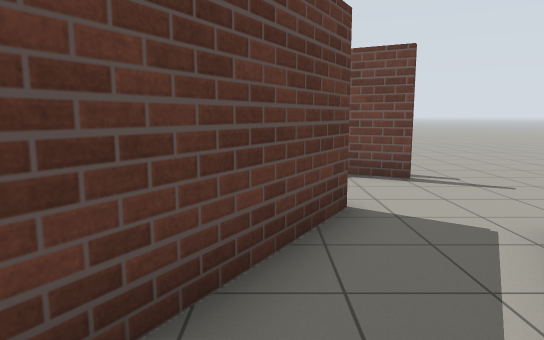
view 1 (above)

23 first-person views from a walk through a Gazebo world. The camera is 1.2 m above the floor, tilts 8° down and sees 70° across. The lines on the ground mark 1 m squares. The floor is counted in squares, 1 m on a side. Each view is taken from the middle of a square. On the plan, view 1 faces up. The plan holds only what a view shows up to about 15 squares ahead; the rest is blank.

view 2
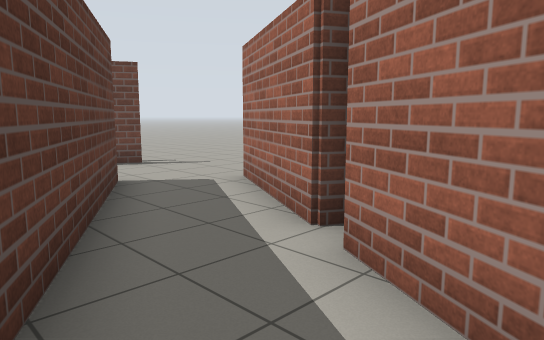

view 3
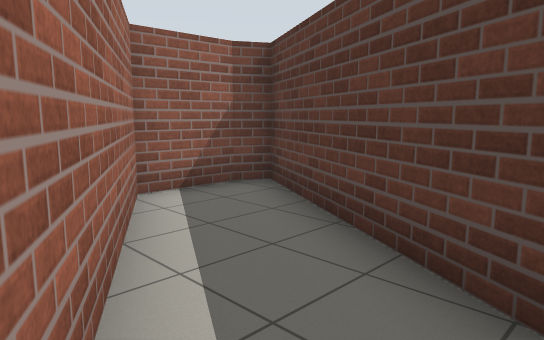

view 4
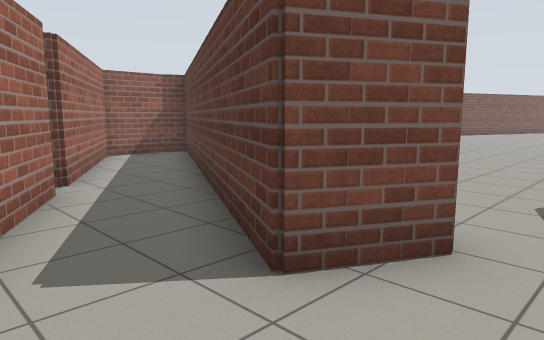

view 5
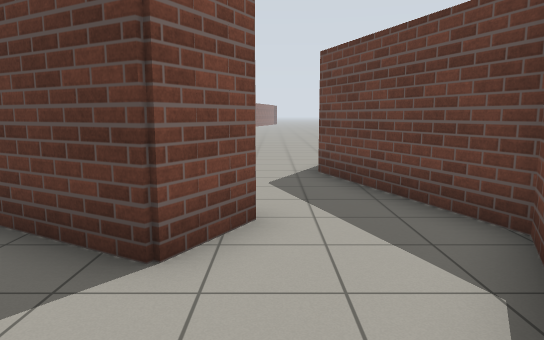

view 6
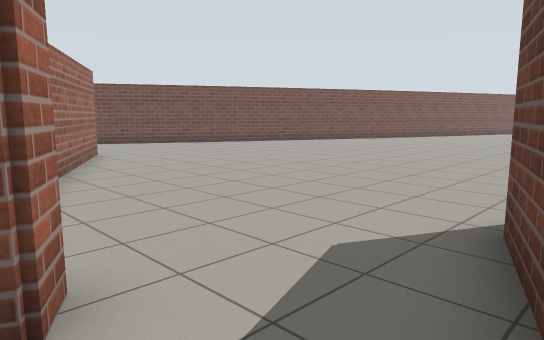

view 7
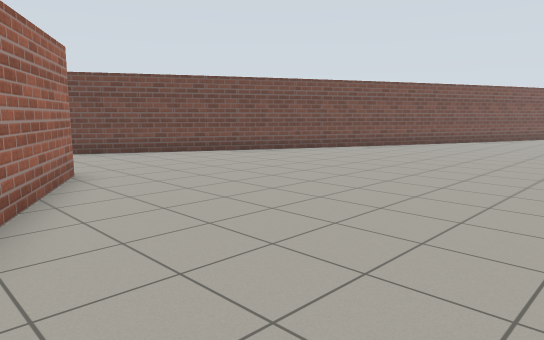

view 8
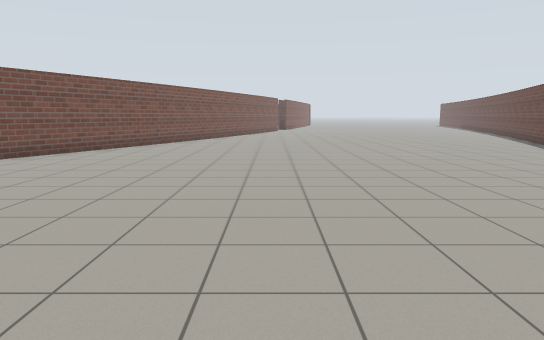

view 9
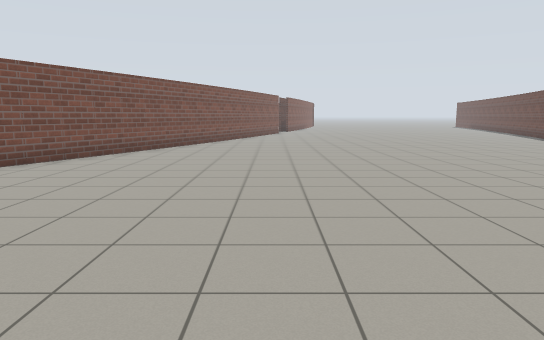

view 10
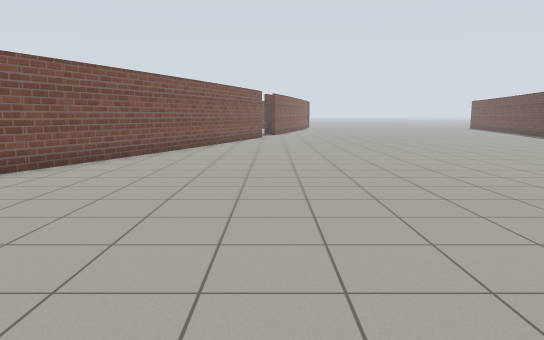

view 11
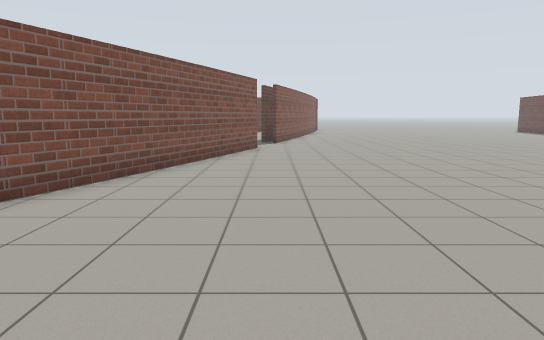

view 12
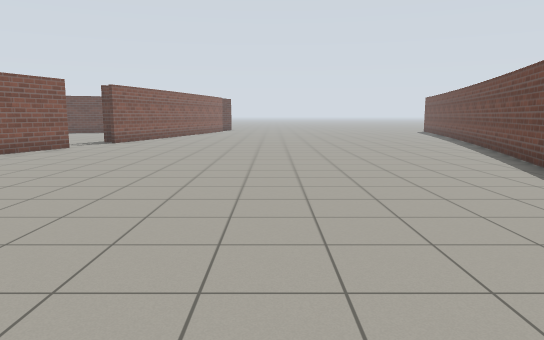

view 13
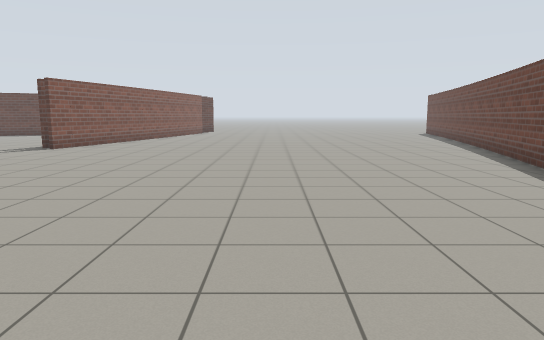

view 14
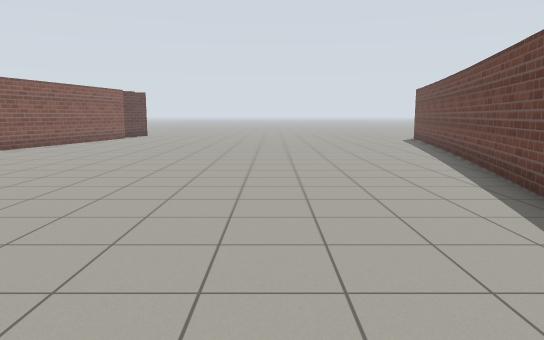

view 15
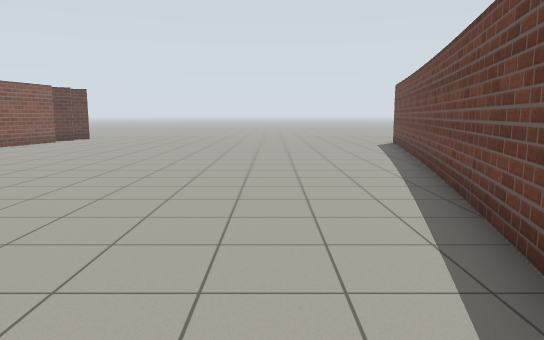

view 16
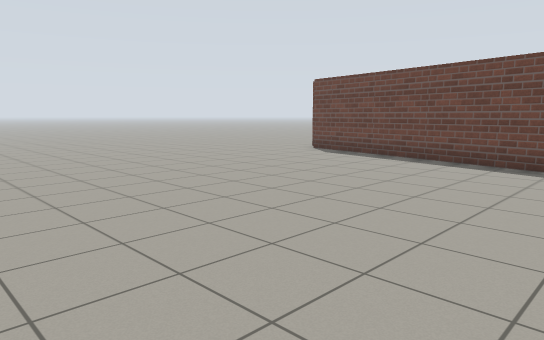

view 17
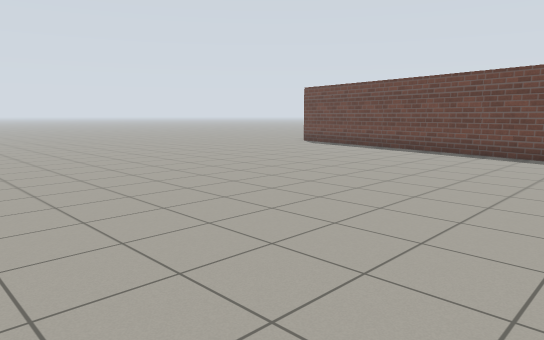

view 18
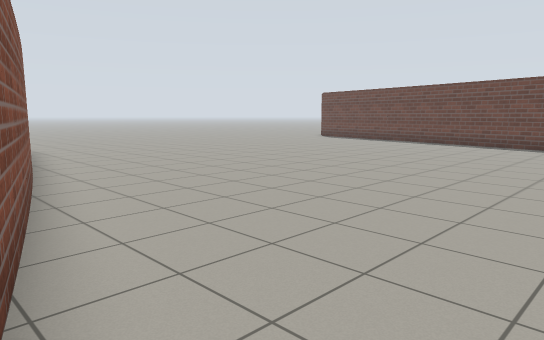

view 19
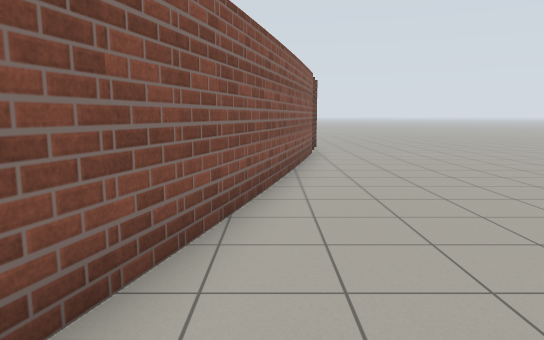

view 20
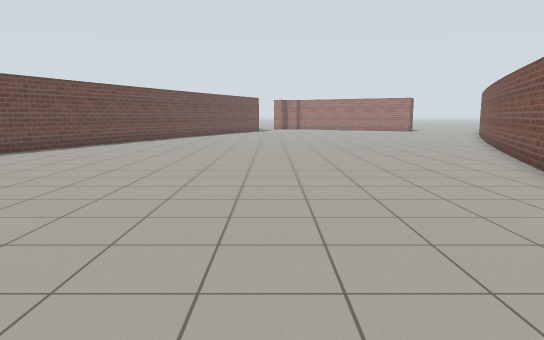

view 21
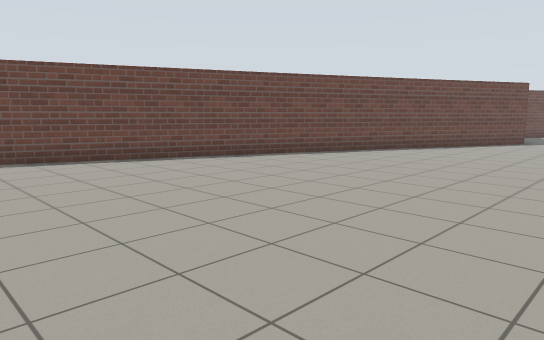

view 22
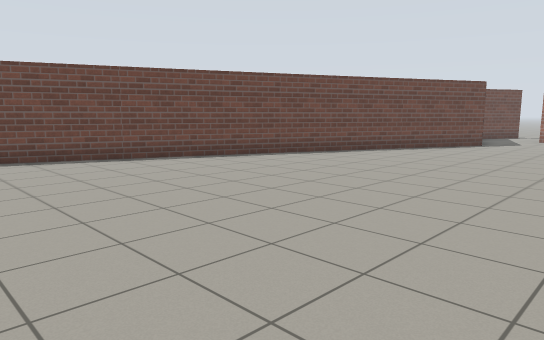

view 23
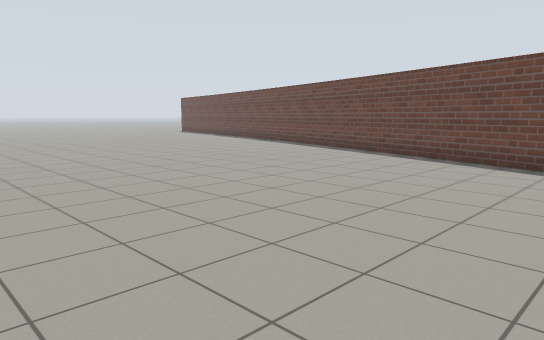

### Floor plan
Ten units are one square. View 1 is at (0, 0); x grows to the right and y downward. Boxes are objects, and circles mark ways between rooms. Rooms are numbered by the first view taken in them; rooms with no view inside come last. Other rooms are left out.
<svg viewBox="-480 -220 520 314">
<path fill="none" stroke="#000" d="M16 -3 12 -6 20 -20M-2 18 9 -1M-2 -29 -23 10M-23 10 -41 42 -35 45 -17 46 -2 18M27 -73 2 -86 -7 -83M-5 -58 10 -50 -2 -29M20 -20 31 -39M-304 -20 -174 30M-325 -26 -303 -20M-251 -157 -270 -163M-269 -165 -407 -202M-176 31 -96 68M-119 -108 -252 -159M-438 -57 -348 -32M-405 -200 -471 -215M-475 -63 -438 -55M-50 -75 -121 -106M-46 -72 -52 -74M-99 68 -60 89M-47 43 -23 0M-7 -83 -43 -70M-8 -52 -5 -58"/>
<circle cx="-10" cy="20" r="3" fill="#2a7"/>
<circle cx="10" cy="-20" r="3" fill="#2a7"/>
<circle cx="0" cy="-65" r="3" fill="#2a7"/>
<text x="0" y="0">1</text>
<text x="-20" y="30">2</text>
<text x="20" y="-60">3</text>
<text x="-270" y="-80">4</text>
</svg>
Room 1 opens to room 2. Room 1 opens to room 3. Room 3 opens to room 4.

Where each view was taken, in squares from view 1:
view 1: 0 up, 0 right, facing up
view 2: 2 down, 2 left, facing up-right
view 3: 1 up, 1 right, facing down-left
view 4: 7 up, 3 right, facing down-left
view 5: 6 up, 4 right, facing left
view 6: 8 up, 0 right, facing down-left
view 7: 4 up, 2 left, facing down-left
view 8: 2 up, 2 left, facing left
view 9: 2 up, 6 left, facing left
view 10: 3 up, 11 left, facing left
view 11: 3 up, 18 left, facing left
view 12: 10 up, 18 left, facing left
view 13: 11 up, 21 left, facing left
view 14: 14 up, 27 left, facing left
view 15: 16 up, 30 left, facing left
view 16: 10 up, 38 left, facing up-left
view 17: 7 up, 35 left, facing up-left
view 18: 3 up, 33 left, facing up-left
view 19: 5 up, 35 left, facing left
view 20: 6 up, 34 left, facing right
view 21: 3 up, 23 left, facing up-right
view 22: 2 up, 21 left, facing up-right
view 23: 5 up, 21 left, facing up-left
